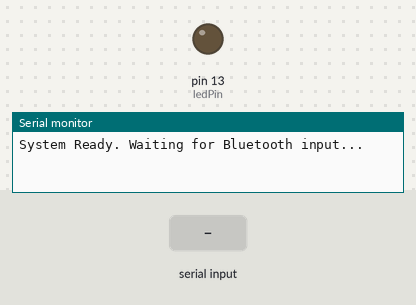
Simulated run of this sketch. Board: Arduino Uno, built with avr-gcc and run on an emulated ATmega328P. Parts: output pins drawn as LEDs (lit = HIGH), the last lines printed to the serial monitor. Inputs (shaded band) come from the test bench.

Above: at 1.2 s.
1.3 s: "90 45\n" received over the second serial link
At 2.52 s:
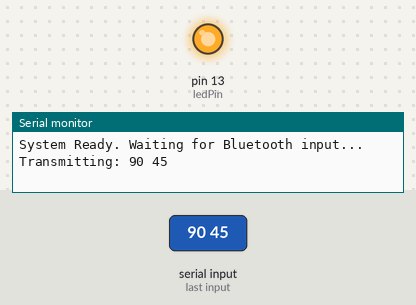
Timing chart, 0 to 10.3 s (numbered marks = the images above; inputs shaded):
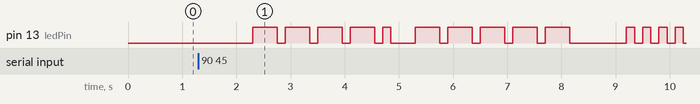

The sketch:

morse_transmitter.ino
```cpp
#include <SoftwareSerial.h>

// Initialize SoftwareSerial for Bluetooth (RX=2, TX=3)
SoftwareSerial BTSerial(2, 3);

const int ledPin = 13;

// --- TIMING CONFIGURATION ---
// MUST MATCH PYTHON (T = 150ms)
const int T = 150;

// Morse Code Dictionary (A-Z, 0-9)
const String letters[] = {
  ".-", "-...", "-.-.", "-..", ".", "..-.", "--.", "....", "..", ".---",
  "-.-", ".-..", "--", "-.", "---", ".--.", "--.-", ".-.", "...", "-",
  "..-", "...-", ".--", "-..-", "-.--", "--.."
};
const String numbers[] = {
  "-----", ".----", "..---", "...--", "....-", ".....", "-....", "--...", "---..", "----."
};

void setup() {
  pinMode(ledPin, OUTPUT);
  Serial.begin(9600);      // For computer debugging
  BTSerial.begin(9600);    // For HC-05 communication

  // Turn LED off initially
  digitalWrite(ledPin, LOW);

  Serial.println("System Ready. Waiting for Bluetooth input...");
}

void loop() {
  if (BTSerial.available()) {
    String message = BTSerial.readString();
    message.toUpperCase();

    Serial.print("Transmitting: ");
    Serial.println(message);

    for (int i = 0; i < message.length(); i++) {
      char c = message[i];

      if (c >= 'A' && c <= 'Z') {
        blinkMorse(letters[c - 'A']);
      }
      else if (c >= '0' && c <= '9') {
        blinkMorse(numbers[c - '0']);
      }
      else if (c == ' ') {
        // Python WORD_GAP_MIN is 750ms.
        // 7 * 150ms = 1050ms (Perfect trigger for a space)
        delay(7 * T);
        continue; // Skip the inter-character gap below
      }

      // Inter-character gap: Wait 3T between letters of the same word.
      // Python CHAR_GAP_MIN is 300ms.
      // 3 * 150ms = 450ms (Perfect trigger for a new character)
      if (i < message.length() - 1 && message[i+1] != ' ') {
        delay(3 * T);
      }
    }

    Serial.println("Transmission Complete.");
  }
}

void blinkMorse(String sequence) {
  for (int i = 0; i < sequence.length(); i++) {

    digitalWrite(ledPin, HIGH);

    if (sequence[i] == '.') {
      delay(T);       // Dot = 1T (150ms)
    } else if (sequence[i] == '-') {
      delay(3 * T);   // Dash = 3T (450ms)
    }

    digitalWrite(ledPin, LOW);

    // Intra-character gap: Wait 1T between dots/dashes of the SAME letter
    if (i < sequence.length() - 1) {
      delay(T); // 150ms
    }
  }
}
```

Measured:
- after the input at 1.3 s, pin 13 (ledPin): LOW → HIGH after 1.0 s, → LOW 0.45 s later, → HIGH 0.15 s later, → LOW 0.45 s later, … (28 changes in this stretch)
